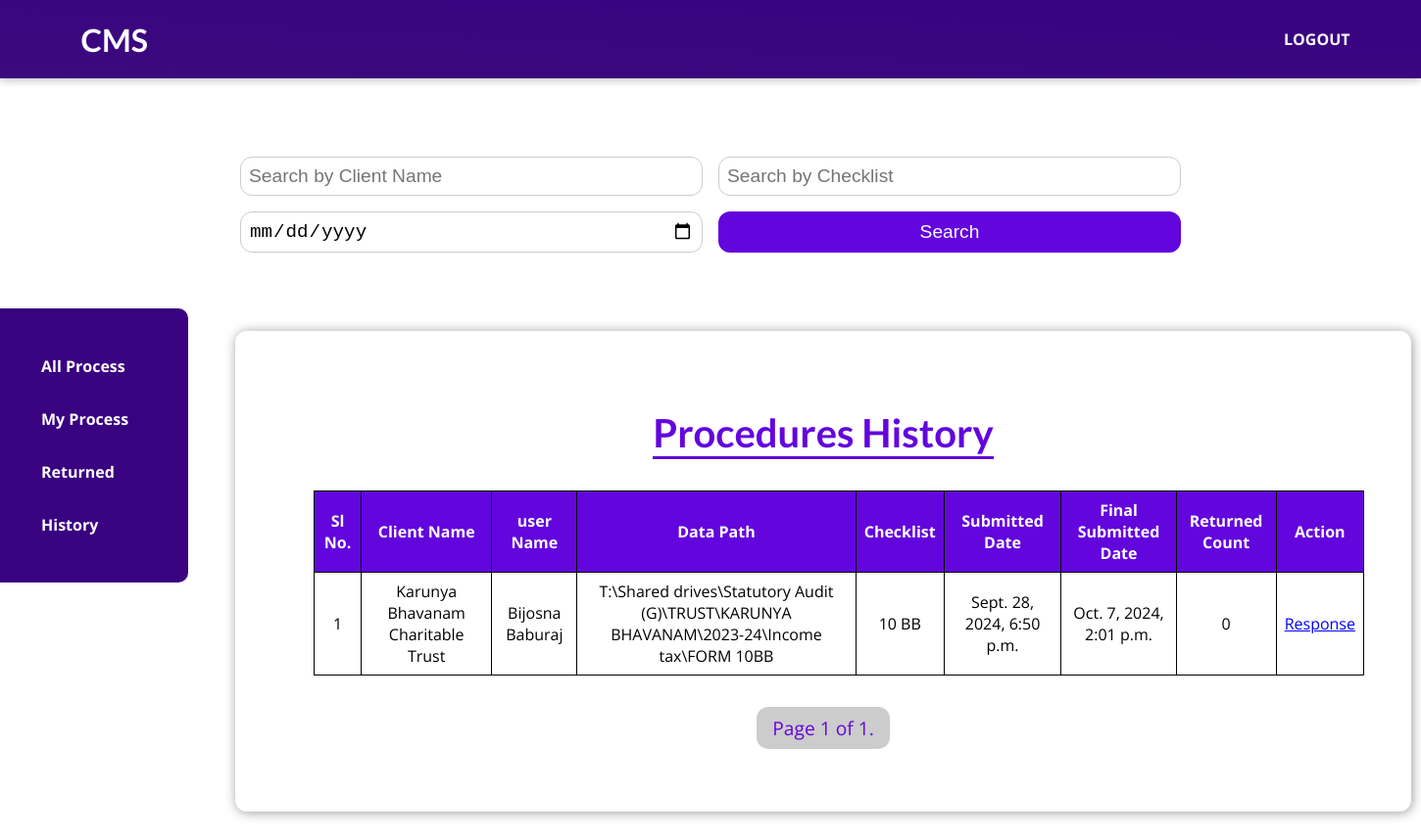
/checker/checkers_history/ (signed in), run on the app's committed database.
### user/models.py (models this page shows, shortened)
class Procedure(models.Model):
    STATUS_CHOICES = [
        ('Pending', 'Pending'),
        ('Submitted', 'Submitted'),
        ('Processing', 'Processing'),
        ('Returned', 'Returned'),
        ('Reviewed', 'Reviewed'),
        ('Deleted', 'Deleted'),
    ]
    user = models.ForeignKey(User, on_delete=models.SET_NULL, null=True, blank=True)
    client_name = models.CharField(max_length=255)
    data_path = models.CharField(max_length=255)
    checklist = models.ForeignKey(Checklist, on_delete=models.PROTECT)
    date_created = models.DateTimeField(auto_now_add=True)
    status = models.CharField(max_length=10, choices=STATUS_CHOICES, default='Pending')
    checker = models.ForeignKey(User, on_delete=models.SET_NULL, null=True, blank=True, related_name='checked_procedures')
    return_count = models.PositiveIntegerField(default=0)
    final_submission_date = models.DateTimeField(null=True, blank=True)
    returned_date = models.DateTimeField(null=True, blank=True)

### checklist/models.py (models this page shows, shortened)
class Checklist(models.Model):
    name = models.CharField(max_length=100)

### checker/views.py (the view)
# urls.py: path("checkers_history/", views.checkers_history, name="checkers_history"),
@login_required
@user_passes_test(checkers_group_required)
def checkers_history(request):
    user = request.user
    procedures = Procedure.objects.filter(
    Q(checker=user) & Q(status='Reviewed')
).order_by('-final_submission_date')
    search_client_name = request.GET.get('searchClientName')
    search_checklist = request.GET.get('searchChecklist')
    search_date = request.GET.get('searchDate')
    if search_client_name:
        procedures = procedures.filter(client_name__icontains=search_client_name)
    if search_checklist:
        procedures = procedures.filter(checklist__name__icontains=search_checklist)
    if search_date:
        procedures = procedures.filter(date_created__date=search_date)
    paginator = Paginator(procedures, 10)  # Show 10 procedures per page
    page_number = request.GET.get('page')
    page_obj = paginator.get_page(page_number)
    return render(request, 'checker/checkers_history.html', {'page_obj': page_obj, 'user': user})

### checker/views.py (called while the page is built)
def checkers_group_required(user):
    return user.groups.filter(name='Checkers').exists()

### checker/templates/checker/checkers_history.html (shortened to what this page needs)
{% extends 'base.html' %}
{% load static %}
{% block style_content %}
  <link rel="stylesheet" href="{% static 'checker/check_table.css' %}" />
  <link rel="stylesheet" href="{% static 'checker/sidebar.css' %}" />
{% endblock %}
{% block type %}
  <h1><a href="{% url 'checker_index' %}">CMS</a></h1>
{% endblock %}
{% block sidebar %}
  {% include 'checker/includes/sidebar.html' %}
{% endblock %}
{% block body_content %}
  <section id="search-container">
    <form id="searchForm" method="GET" action="{% url 'checkers_history' %}">
      <div class="search-container">
        <input type="text" name="searchClientName" id="searchClientName" placeholder="Search by Client Name" />
        <input type="text" name="searchChecklist" id="searchChecklist" placeholder="Search by Checklist" />
        <input type="date" name="searchDate" id="searchDate" placeholder="Search by Date" />
        <button type="submit">Search</button>
      </div>
    </form>
  </section>
  <section id="procedure_table">
    <header>
      <h2>Procedures History</h2>
    </header>
    <table>
      <thead>
        <tr>
          <th>Sl No.</th>
          <th>Client Name</th>
          <th>user Name</th>
          <th>Data Path</th>
          <th>Checklist</th>
          <th>Submitted Date</th>
          <th>Final Submitted Date</th>
          <th>Returned Count</th>
          <th>Action</th>
        </tr>
      </thead>
      <tbody>
        {% if page_obj %}
          {% for procedure in page_obj %}
            <tr>
              <td>{{ forloop.counter0|add:page_obj.start_index }}</td>
              <td>{{ procedure.client_name }}</td>
              <td>{{ procedure.user.first_name }} {{ procedure.user.last_name }}</td>
              <td>{{ procedure.data_path }}</td>
              <td>{{ procedure.checklist.name }}</td>
              <td>{{ procedure.date_created }}</td>
              <td>{{ procedure.final_submission_date }}</td>
              <td>{{ procedure.return_count }}</td>
              <td>
                <a href="{% url 'history_response' procedure.id %}">Response</a>
              </td>
            </tr>
          {% endfor %}
        {% else %}
          <tr>
            <td colspan="9">No records found</td>
          </tr>
        {% endif %}
      </tbody>
    </table>
    <div class="pagination">
      <span class="step-links">
        <span class="current">Page {{ page_obj.number }} of {{ page_obj.paginator.num_pages }}.</span>
      </span>
    </div>
  </section>
{% endblock %}

### static/app.css (style rules this page uses)
* { box-sizing: border-box; }
html { font-family: 'Open Sans', 'Lato', sans-serif; }
body { min-width: 465px; margin: 0; }
h1, h2, h3 { font-family: 'Lato', sans-serif; font-weight: bold; }
#main-navigation a { text-decoration: none; color: white; font-weight: bold; padding-left: 10px; }

### checker/static/checker/check_table.css (style rules this page uses)
#procedure_table { background-color: white; padding: 4rem; border-radius: 12px; width: 75rem; margin: 5rem 15rem; box-shadow: 1px 1px 12px rgba(0, 0, 0, 0.4); }
#procedure_table header { text-align: center; }
#procedure_table h2 { font-size: 2.5rem; margin: 1rem; color: #6305dd; display: inline-block; border-bottom: 3px solid #6305dd; }
#procedure_table table { width: 100%; border-collapse: collapse; margin: 1rem; }
#procedure_table th, #procedure_table td { border: 1px solid black; padding: 0.5rem; text-align: center; }
#procedure_table th { background-color: #6305dd; color: white; }
#procedure_table .pagination { display: flex; justify-content: center; align-items: center; margin-top: 2rem; }
#procedure_table .pagination .step-links { display: flex; gap: 1rem; }
#procedure_table .pagination a, #procedure_table .pagination span.current { background-color: #6305dd; color: white; padding: 0.5rem 1rem; border-radius: 12px; text-decoration: none; font-size: 1.2rem; transition: background-color 0.2s ease-in-out; }
#procedure_table .pagination span.current { background-color: #ccc; color: #6305dd; }
#search-container { width: 60rem; margin: 10rem auto 2rem auto; }
.search-container { display: flex; flex-wrap: wrap; gap: 1rem; margin-bottom: 1rem; }
.search-container input, .search-container select, .search-container button { padding: 0.5rem; border: 1px solid #ccc; border-radius: 12px; font-size: 1.2rem; flex: 1 1 40%; }
.search-container button { background-color: #6305dd; color: white; border: none; cursor: pointer; transition: background-color 0.2s ease-in-out; }

### checker/static/checker/sidebar.css (style rules this page uses)
.search-container { text-align: center; }

### data on the page
Procedure: client_name "Karunya Bhavanam Charitable Trust", user.first_name "Bijosna", user.last_name "Baburaj", data_path "T:\\Shared drives\\Statutory Audit (G)\\TRUST\\KARUNYA BHAVANAM\\2023-24\\Income tax\\FORM 10BB", checklist.name "10 BB", date_created "Sept. 28, 2024, 6:50 p.m.", final_submission_date "Oct. 7, 2024, 2:01 p.m.", return_count "0"

### other printed values
{{ page_obj.number }} "1"
{{ page_obj.paginator.num_pages }} "1"
